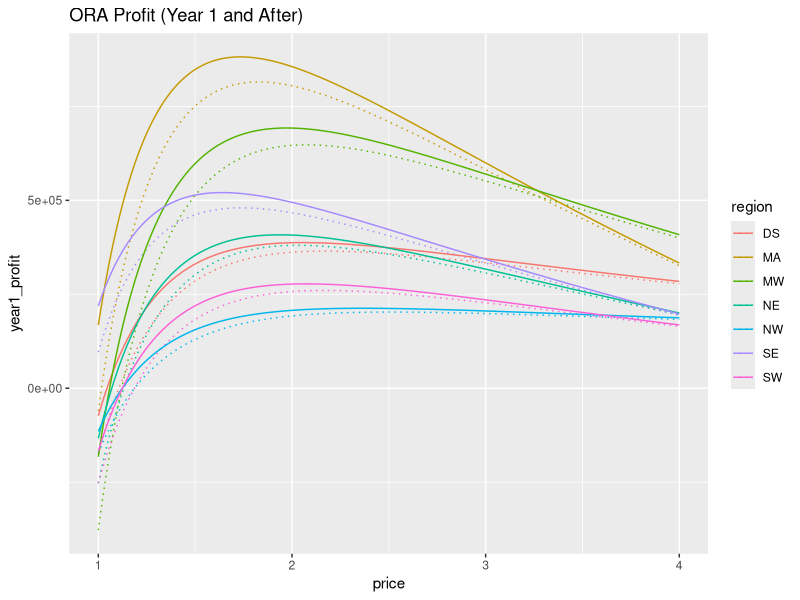
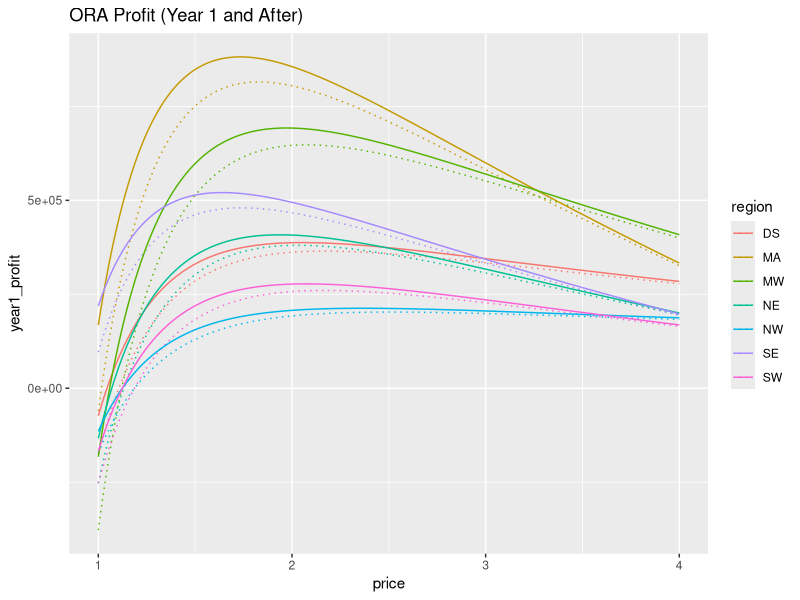

The R script that drew these images, in order: (Note: this script raises an error after producing the figures.)
library(ggplot2)
library(dplyr)

all.predicted.demands <- read.csv(
    'all_predicted_demands.csv',
    stringsAsFactors=FALSE)
ora.df <- all.predicted.demands[all.predicted.demands$product == 'ORA',]

# ORA
ora.df <- ora.df %>%
    mutate(revenue=2000 * price * predicted_demand,
           weekly_demand = predicted_demand)

s21.grove.dist <- 354
s35.grove.dist <- 266
s51.grove.dist <- 967
s59.grove.dist <- 176
s73.grove.dist <- 1470
ora.df$grove_dist <- c(rep(s51.grove.dist, 602),
                       rep(s21.grove.dist, 301),
                       rep(s73.grove.dist, 301),
                       rep(s35.grove.dist, 301),
                       rep(s59.grove.dist, 602))

# We have 301 rows per region
# (in the order NE, MA, SE, MW, DS, NW, SW)
ora.df$storage_dist <- c(rep(479.1429, 301),
                         rep(286.7647, 301),
                         rep(290.5833, 301),
                         rep(368.5909, 301),
                         rep(413.3750, 301),
                         rep(659.1250, 301),
                         rep(659, 301))
ora.df$weekly_transp_cost <- ora.df$weekly_demand *
  (0.22 * ora.df$grove_dist + 1.2 * ora.df$storage_dist)

# Also include cost to buy capacity and maintain necessary
# storage. There's a one-time upgrade cost and an every-year
# maintenance. Divide the one-time cost by 48 to "week-ize" it.
ora.df$weekly_storage_build <- 6000 * ora.df$weekly_demand / 48
ora.df$weekly_storage_maint <- (650 * ora.df$weekly_demand) / 48
# ^ Note that we do not account for the 7.5m * 4 because it will
# be present at every price (add in at end).

# Finally, include the raw material cost (spot purchase of ORA).
# We use our mean belief for each grove's spot purchase price.
# (FLA x 36, FLA x 12, TEX x 12, CAL x 24) is the vectoring.
# Average over months for now, disregarding seasonality -- also,
# no need to factor in exchange rates for now, assume we buy from
# FLA, not FLA / BRA / SPA.

cwd <- getwd()
setwd('..') # move up one directory
mean.raw.price.beliefs <- read.csv(
    'grove_beliefs/raw_price_beliefs_mean.csv')
setwd(cwd)

mean.over.months <- mean.raw.price.beliefs %>%
    group_by(grove) %>%
    summarise(mean_month=mean(price))
ora.df$raw_material_cost <- ora.df$weekly_demand * 2000 * c(
    rep(mean.over.months[mean.over.months$grove == 'FLA', ]$mean_month,
        4 * 301),
    rep(mean.over.months[mean.over.months$grove == 'TEX', ]$mean_month,
        301),
    rep(mean.over.months[mean.over.months$grove == 'CAL', ]$mean_month,
        2 * 301))

# Note: this "profit" is for the first year, actual profit
# should be even higher in later years when we don't have the
# capacity cost.
ora.df$year1_profit <- ora.df$revenue - (ora.df$weekly_transp_cost +
    ora.df$weekly_storage_build + ora.df$weekly_storage_maint +
    ora.df$raw_material_cost)
ora.df$profit <- ora.df$revenue - (ora.df$weekly_transp_cost +
    ora.df$weekly_storage_maint +
    ora.df$raw_material_cost)
ggplot(ora.df, aes(x=price, colour=region)) +
    geom_line(aes(y=year1_profit), linetype='dotted') +
    geom_line(aes(y=profit)) +
    ggtitle('ORA Profit (Year 1 and After)')
ggsave('profit_curves/ora_profit.png', width=10, height=6)

ora.profit.max <- ora.df %>% group_by(region) %>%
    filter(profit == max(profit))
write.csv(ora.profit.max, file='profit_csvs/ora_max_profit.csv',
          quote=FALSE, row.names=FALSE)


# POJ
poj.df <- all.predicted.demands[all.predicted.demands$product == 'POJ',]
poj.df <- poj.df %>%
    mutate(revenue=2000 * price * predicted_demand,
           weekly_demand = predicted_demand)

# Add storage to market distances
poj.df$storage_dist <- c(rep(479.1429, 301),
                         rep(286.7647, 301),
                         rep(290.5833, 301),
                         rep(368.5909, 301),
                         rep(413.3750, 301),
                         rep(659.1250, 301),
                         rep(659, 301))

# Instead of grove to storage, now we have grove to plant and
# plant to storage distances.  We can make similar "efficiency"
# assumptions, where P3->S21, P2->S35, P3->S51, P5->S59,
# P9->S73. We'll ship raw ORA from TEX->P2, CAL->P5, FLA->P3,
# FLA->P9.

# TEX->P2 = 381
# CAL->P5 = 351
# FLA->P3 = 773
# FLA->P9 = 1528
poj.df$g_p_dist <- c(rep(773, 903),
                     rep(1528, 301),
                     rep(381, 301),
                     rep(351, 602))


# P3 -> S21 = 462
# P2 -> S35 = 140
# P3 -> S51 = 317
# P5 -> S59 = 393
# P9 -> S73 = 98
poj.df$p_s_dist <- c(rep(317, 602),
                     rep(462, 301),
                     rep(98, 301),
                     rep(140, 301),
                     rep(393, 602))

# For tanker car cost, we need to calculate how many tanker
# cars the given demand would require, multiply by its purchase
# cost, and then add the weekly traveling cost.  We'll spread the
# one time purchase cost over weeks by dividing it by 48.
poj.df$num_tanker_cars_needed <- 2 * poj.df$weekly_demand / 30
poj.df$tanker_car_weekly_purchase_cost <- 
    poj.df$num_tanker_cars_needed * 100000 / 48
poj.df$tanker_car_weekly_travel_cost <- 36 *
    0.5 * poj.df$num_tanker_cars_needed * poj.df$p_s_dist
poj.df$tanker_car_weekly_hold_cost <- 10 *
    0.5 * poj.df$num_tanker_cars_needed

poj.df$g_p_weekly_cost <- 0.22 * poj.df$weekly_demand * poj.df$g_p_dist
poj.df$storage_market_weekly_cost <- 1.2 * poj.df$weekly_demand *
    poj.df$storage_dist

# Also include cost to buy capacity and maintain necessary
# processing. There's a one-time upgrade cost and an every-year
# maintenance. Divide the one-time cost by 48 to "week-ize" it.
poj.df$weekly_proc_build <- 8000 * poj.df$weekly_demand / 48
poj.df$weekly_proc_maint <- (2500 * poj.df$weekly_demand) / 48
# Note that we do not add in the $8m * 4 processing maintenance,
# because it will be there for all prices (and we're 2x-counting it
# for the other products)
poj.df$weekly_storage_build <- 6000 * poj.df$weekly_demand / 48
poj.df$weekly_storage_maint <- (650 * poj.df$weekly_demand) / 48

poj.df$manufacturing_cost <- 2000 * poj.df$weekly_demand

# Add in raw material cost
poj.df$raw_material_cost <- poj.df$weekly_demand * 2000 * c(
    rep(mean.over.months[mean.over.months$grove == 'FLA', ]$mean_month,
        4 * 301),
    rep(mean.over.months[mean.over.months$grove == 'TEX', ]$mean_month,
        301),
    rep(mean.over.months[mean.over.months$grove == 'CAL', ]$mean_month,
        2 * 301))


poj.df$year1_profit <- poj.df$revenue - (
    poj.df$tanker_car_weekly_purchase_cost +
    poj.df$tanker_car_weekly_travel_cost +
    poj.df$tanker_car_weekly_hold_cost +
    poj.df$g_p_weekly_cost +
    poj.df$storage_market_weekly_cost +
    poj.df$manufacturing_cost +
    poj.df$weekly_proc_build +
    poj.df$weekly_proc_maint +
    poj.df$raw_material_cost +
    poj.df$weekly_storage_build +
    poj.df$weekly_storage_maint)
poj.df$profit <- poj.df$year1_profit + (
     poj.df$tanker_car_weekly_purchase_cost +
     poj.df$weekly_proc_build +
     poj.df$weekly_storage_build
     )
ggplot(poj.df, aes(x=price, colour=region)) +
    geom_line(aes(y=year1_profit), linetype='dotted') +
    geom_line(aes(y=profit)) +
    ggtitle('POJ Profit (Year 1 and After)')
ggsave('profit_curves/poj_profit.png', width=10, height=6)

poj.profit.max <- poj.df %>% group_by(region) %>%
    filter(profit == max(profit))
write.csv(poj.profit.max, file='profit_csvs/poj_max_profit.csv',
          quote=FALSE, row.names=FALSE)


#### The other two products are price-optimized using futures

# ROJ
roj.df <- all.predicted.demands[all.predicted.demands$product == 'ROJ',]
roj.df <- roj.df %>%
    mutate(revenue=2000 * price * predicted_demand,
           weekly_demand = predicted_demand)

# Add storage to market distances
roj.df$storage_dist <- c(rep(479.1429, 301),
                         rep(286.7647, 301),
                         rep(290.5833, 301),
                         rep(368.5909, 301),
                         rep(413.3750, 301),
                         rep(659.1250, 301),
                         rep(659, 301))

# Instead of grove to storage, now we have grove to plant and
# plant to storage distances.  We can make similar "efficiency"
# assumptions, where P3->S21, P2->S35, P3->S51, P5->S59,
# P9->S73. We'll ship raw ORA from TEX->P2, CAL->P5, FLA->P3,
# FLA->P9.

# TEX->P2 = 381
# CAL->P5 = 351
# FLA->P3 = 773
# FLA->P9 = 1528
roj.df$g_p_dist <- c(rep(773, 903),
                     rep(1528, 301),
                     rep(381, 301),
                     rep(351, 602))


# P3 -> S21 = 462
# P2 -> S35 = 140
# P3 -> S51 = 317
# P5 -> S59 = 393
# P9 -> S73 = 98
roj.df$p_s_dist <- c(rep(317, 602),
                     rep(462, 301),
                     rep(98, 301),
                     rep(140, 301),
                     rep(393, 602))
# For tanker car cost, we need to calculate how many tanker
# cars the given demand would require, multiply by its purchase
# cost, and then add the weekly traveling cost.  We'll spread the
# one time purchase cost over weeks by dividing it by 48.
roj.df$num_tanker_cars_needed <- 2 * roj.df$weekly_demand / 30
roj.df$tanker_car_weekly_purchase_cost <- 
    roj.df$num_tanker_cars_needed * 100000 / 48
roj.df$tanker_car_weekly_travel_cost <- 36 *
    0.5 * roj.df$num_tanker_cars_needed * roj.df$p_s_dist
roj.df$tanker_car_weekly_hold_cost <- 10 *
    0.5 * roj.df$num_tanker_cars_needed

roj.df$g_p_weekly_cost <- 0.22 * roj.df$weekly_demand * roj.df$g_p_dist
roj.df$storage_market_weekly_cost <- 1.2 * roj.df$weekly_demand *
    roj.df$storage_dist

roj.df$weekly_storage_build <- 6000 * roj.df$weekly_demand / 48
roj.df$weekly_storage_maint <- (650 * roj.df$weekly_demand) / 48
roj.df$weekly_proc_build <- 8000 * roj.df$weekly_demand / 48
roj.df$weekly_proc_maint <- (2500 * roj.df$weekly_demand) / 48

# Reconstitution cost
roj.df$reconstitution_cost <- 650 * roj.df$weekly_demand

# Add in raw material cost
roj.df$raw_material_cost <- roj.df$weekly_demand * 2000 * c(
    rep(mean.over.months[mean.over.months$grove == 'FLA', ]$mean_month,
        4 * 301),
    rep(mean.over.months[mean.over.months$grove == 'TEX', ]$mean_month,
        301),
    rep(mean.over.months[mean.over.months$grove == 'CAL', ]$mean_month,
        2 * 301))

# Also, add in manufacturing cost of FCOJ because we need to make
# FCOJ to get ROJ (assume no futures).
roj.df$manufacturing_cost <- 2000 * roj.df$weekly_demand

roj.df$year1_profit <- roj.df$revenue - (
    roj.df$tanker_car_weekly_purchase_cost +
    roj.df$tanker_car_weekly_travel_cost +
    roj.df$tanker_car_weekly_hold_cost +
    roj.df$g_p_weekly_cost +
    roj.df$storage_market_weekly_cost +
    roj.df$manufacturing_cost +
    roj.df$reconstitution_cost +
    roj.df$weekly_proc_build +
    roj.df$weekly_proc_maint +
    roj.df$raw_material_cost +
    roj.df$weekly_storage_build +
    roj.df$weekly_storage_maint)
roj.df$profit <- roj.df$year1_profit + (
     roj.df$tanker_car_weekly_purchase_cost +
     roj.df$weekly_proc_build +
     roj.df$weekly_storage_build
     )
ggplot(roj.df, aes(x=price, y=profit, colour=region)) +
    geom_line(aes(y=year1_profit), linetype='dotted') +
    geom_line(aes(y=profit)) +
    ggtitle('ROJ Profit (Year 1 and After)')
ggsave('profit_curves/roj_profit.png', width=10, height=6)

roj.profit.max <- roj.df %>% group_by(region) %>%
    filter(profit == max(profit))
write.csv(roj.profit.max, file='profit_csvs/roj_max_profit.csv',
          quote=FALSE, row.names=FALSE)


# # FCOJ
# #### 
# # Note this assumes we manufacture the FCOJ
# ####
# fcoj.df <- all.predicted.demands[all.predicted.demands$product == 'FCOJ',]
# fcoj.df <- fcoj.df %>%
#     mutate(revenue=2000 * price * predicted_demand,
#            weekly_demand = predicted_demand)

# # Add storage to market distances
# fcoj.df$storage_dist <- c(rep(479.1429, 301),
#                          rep(286.7647, 301),
#                          rep(712.1667, 301),
#                          rep(368.5909, 301),
#                          rep(413.3750, 301),
#                          rep(659.1250, 301),
#                          rep(659, 301))

# # Instead of grove to storage, now we have grove to plant and
# # plant to storage distances.  We can make similar "efficiency"
# # assumptions, where P2->S35, P3->S51, P5->S59, P9->S73.
# # We'll ship raw ORA from TEX->P2, CAL->P5, FLA->P3, FLA->P9.

# # TEX->P2 = 381
# # CAL->P5 = 351
# # FLA->P3 = 773
# # FLA->P9 = 1528
# fcoj.df$g_p_dist <- c(rep(773, 903),
#                      rep(1528, 301),
#                      rep(381, 301),
#                      rep(351, 602))

# # P2 -> S35 = 140
# # P3 -> S51 = 317
# # P5 -> S59 = 393
# # P9 -> S73 = 98

# fcoj.df$p_s_dist <- c(rep(317, 903),
#                      rep(98, 301),
#                      rep(140, 301),
#                      rep(393, 602))
# # For tanker car cost, we need to calculate how many tanker
# # cars the given demand would require, multiply by its purchase
# # cost, and then add the weekly traveling cost.  We'll spread the
# # one time purchase cost over weeks by dividing it by 48.
# fcoj.df$num_tanker_cars_needed <- fcoj.df$weekly_demand / 30
# fcoj.df$tanker_car_weekly_purchase_cost <- 
#     fcoj.df$num_tanker_cars_needed * 100000 / 48
# fcoj.df$tanker_car_weekly_travel_cost <- 36 *
#     fcoj.df$num_tanker_cars_needed * fcoj.df$p_s_dist

# fcoj.df$g_p_weekly_cost <- 0.22 * fcoj.df$weekly_demand * fcoj.df$g_p_dist
# fcoj.df$storage_market_weekly_cost <- 1.2 * fcoj.df$weekly_demand *
#     fcoj.df$storage_dist

# fcoj.df$weekly_proc_build <- 8000 * fcoj.df$weekly_demand / 48
# fcoj.df$weekly_proc_maint <- (2500 * fcoj.df$weekly_demand) / 48
# fcoj.df$weekly_storage_build <- 6000 * fcoj.df$weekly_demand / 48
# fcoj.df$weekly_storage_maint <- (650 * fcoj.df$weekly_demand) / 48

# fcoj.df$manufacturing_cost <- 2000 * fcoj.df$weekly_demand

# fcoj.df$raw_material_cost <- fcoj.df$weekly_demand * 2000 * c(
#     rep(mean.over.months[mean.over.months$grove == 'FLA', ]$mean_month,
#         4 * 301),
#     rep(mean.over.months[mean.over.months$grove == 'TEX', ]$mean_month,
#         301),
#     rep(mean.over.months[mean.over.months$grove == 'CAL', ]$mean_month,
#         2 * 301))

# fcoj.df$year1_profit <- fcoj.df$revenue - (fcoj.df$tanker_car_weekly_purchase_cost +
#     fcoj.df$tanker_car_weekly_travel_cost +
#     fcoj.df$g_p_weekly_cost + fcoj.df$storage_market_weekly_cost +
#     fcoj.df$manufacturing_cost +
#     fcoj.df$weekly_proc_build +
#     fcoj.df$weekly_proc_maint +
#     fcoj.df$raw_material_cost +
#     fcoj.df$weekly_storage_build +
#     fcoj.df$weekly_storage_maint)
# fcoj.df$profit <- fcoj.df$year1_profit + fcoj.df$weekly_proc_build +
#     fcoj.df$weekly_storage_build
# ggplot(fcoj.df, aes(x=price, y=profit, colour=region)) +
#     geom_line(aes(y=year1_profit), linetype='dotted') +
#     geom_line(aes(y=profit)) +
#     ggtitle('FCOJ Profit (Year 1 and After)')
# ggsave('profit_curves/fcoj_profit.png', width=10, height=6)

# fcoj.profit.max <- fcoj.df %>% group_by(region) %>%
#     filter(profit == max(profit))
# write.csv(fcoj.profit.max, file='profit_csvs/fcoj_max_profit.csv',
#           quote=FALSE, row.names=FALSE)


# # Total profit, using FCOJ futures
# for (fcoj_future_price in seq(0.6, 1.1, 0.1)) {
#     profit <- 48 * (sum(ora.profit.max$profit) + sum(poj.profit.max$profit) +
#         sum(roj.profit.max$profit)) +
#         (6112246 * 48 - fcoj_future_price * 136000 * 2000) -
#         (4 * 7500000 + 4 * 8000000)
#     print(profit)
# }

# sum(ora.profit.max$weekly_demand) + sum(poj.profit.max$weekly_demand) +
#     sum(roj.profit.max$weekly_demand)